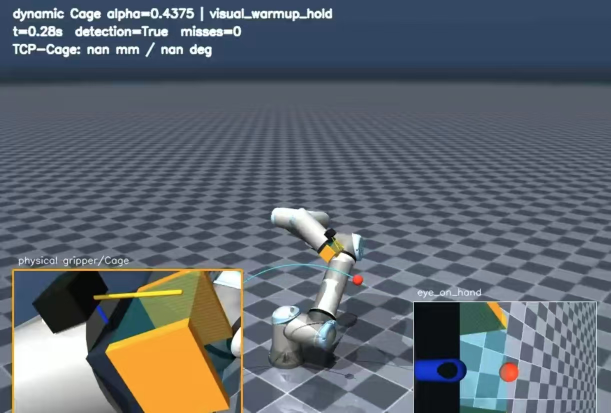
#> input picture docs/paper/figures/inference_warmup.jpg, 1221 x 825 px (shown at 1/2 size)
$ python build_inference_figure.py
#> lines starting #> are read from the running program, lines starting #| are printed output that depends on the picture
#> in main, `canvas = Image.new("RGB", (3600, 1500), "white")`: canvas: PIL image 3600x1500 RGB; every value is 255
"""Compose the three inference screenshots into an IEEE two-column figure."""

from pathlib import Path

from PIL import Image, ImageDraw, ImageFont


ROOT = Path(__file__).resolve().parent
FIGURES = ROOT / "figures"
OUTPUT = FIGURES / "inference_state_machine.png"


def font(size: int, bold: bool = False):
#> called with size = 39, bold = True
    candidates = [
        "/usr/share/fonts/truetype/dejavu/DejaVuSans-Bold.ttf" if bold else "/usr/share/fonts/truetype/dejavu/DejaVuSans.ttf",
        "/usr/share/fonts/truetype/liberation2/LiberationSans-Bold.ttf" if bold else "/usr/share/fonts/truetype/liberation2/LiberationSans-Regular.ttf",
    ]
    for candidate in candidates:
        path = Path(candidate)
        if path.exists():
            return ImageFont.truetype(str(path), size=size)
    return ImageFont.load_default()


def fit_image(path: Path, width: int, height: int):
#> called with width = 1140, height = 760
    source = Image.open(path).convert("RGB")
#> source is the input picture: PIL image 1221x825 RGB; mean R, G, B 95.7, 102.7, 110.3
    scale = min(width / source.width, height / source.height)
#> scale = 0.921
    resized = source.resize((int(source.width * scale), int(source.height * scale)), Image.Resampling.LANCZOS)
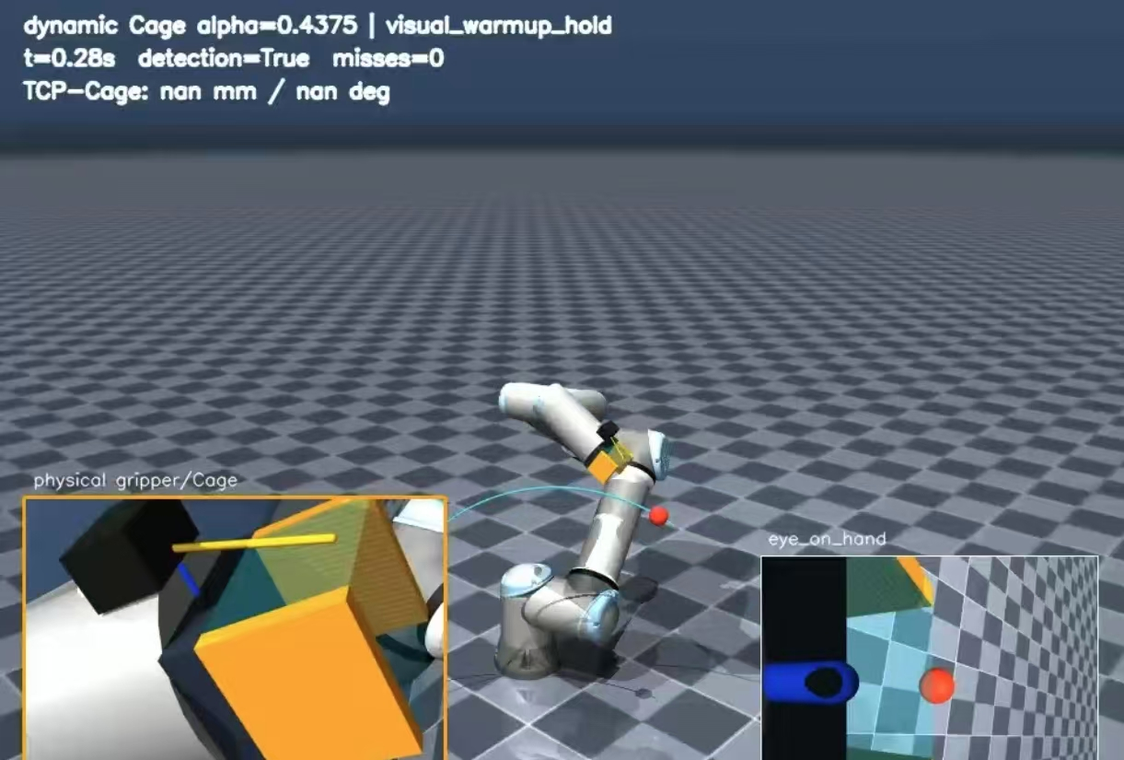
#> resized: PIL image 1124x760 RGB; mean R, G, B 95.7, 102.7, 110.3
    canvas = Image.new("RGB", (width, height), "white")
#> canvas: PIL image 1140x760 RGB; every value is 255
    canvas.paste(resized, ((width - resized.width) // 2, (height - resized.height) // 2))
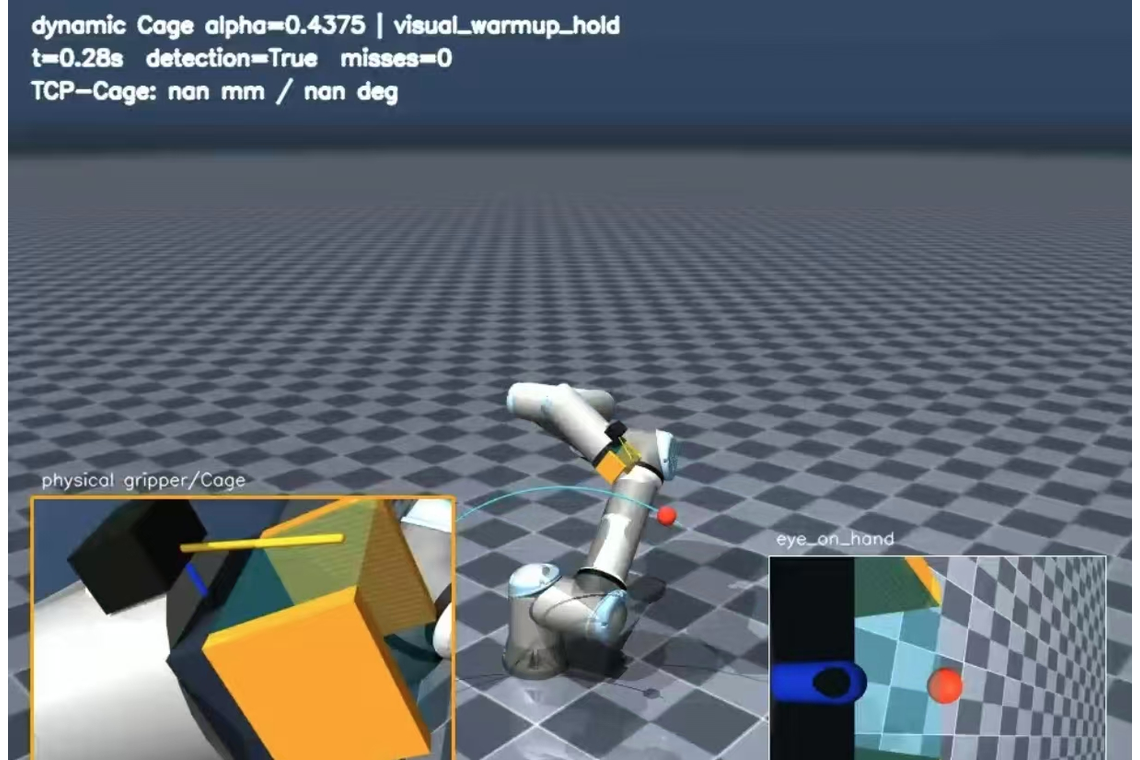
#> canvas: PIL image 1140x760 RGB; mean R, G, B 98, 104.9, 112.4
    return canvas


def arrow(draw, start, end, color="#374151", width=10):
    draw.line((start, end), fill=color, width=width)
    x, y = end
    draw.polygon([(x, y), (x - 28, y - 18), (x - 28, y + 18)], fill=color)


def main():
    canvas = Image.new("RGB", (3600, 1500), "white")
    draw = ImageDraw.Draw(canvas)
    panel_font = font(39, bold=True)
    body_font = font(30)
    small_font = font(27)

    margin, gap = 55, 35
    panel_w = (3600 - 2 * margin - 2 * gap) // 3
    panel_h = 820
    panels = [
        ("(a) Visual bootstrap", "inference_warmup.jpg", "#2563eb"),
        ("(b) Bounded Jacobian approach", "inference_jacobian.jpg", "#d97706"),
        ("(c) PPO local tracking", "inference_ppo.jpg", "#059669"),
    ]
    positions = [(margin + i * (panel_w + gap), 30) for i in range(3)]
    for (label, filename, color), (x, y) in zip(panels, positions):
        draw.text((x + 8, y), label, font=panel_font, fill="#111827")
        image = fit_image(FIGURES / filename, panel_w, panel_h - 60)
        canvas.paste(image, (x, y + 55))
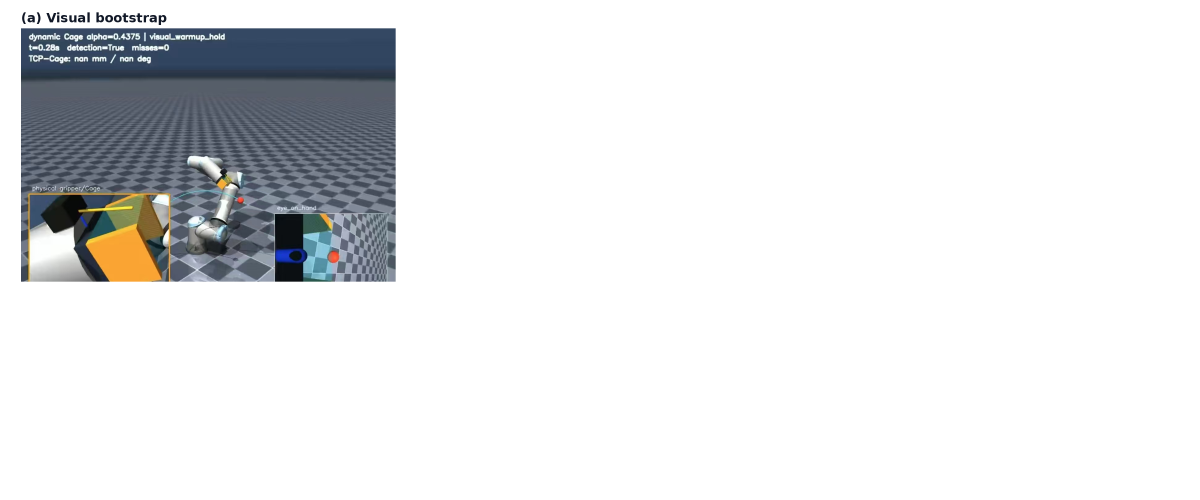
#> canvas: PIL image 3600x1500 RGB (shown at 1/3 size); mean R, G, B 229.6, 230.7, 231.9
        draw.rectangle((x, y + 55, x + panel_w, y + panel_h), outline="#64748b", width=3)
#> pass 2 of the loop in main, `for (label, filename, color), (x, y) in zip(panels, positions):`:
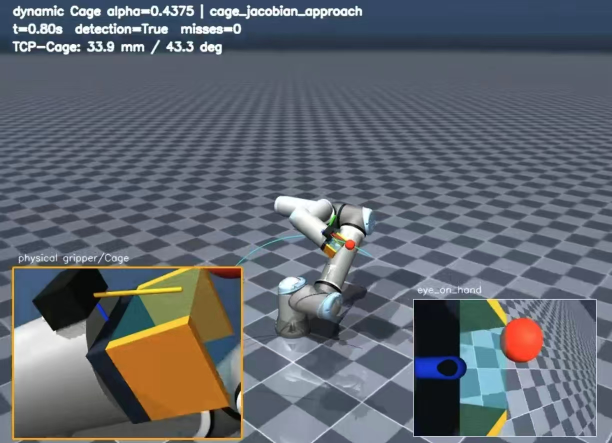
#> input picture docs/paper/figures/inference_jacobian.jpg, 1224 x 886 px (shown at 1/2 size)
#> in fit_image, source is the input picture: PIL image 1224x886 RGB; mean R, G, B 97.5, 102.8, 110.5
#> resized: PIL image 1049x760 RGB
#> in fit_image (call 2), `canvas.paste(resized, ((width - resized.width) // 2, (height - resized..`:
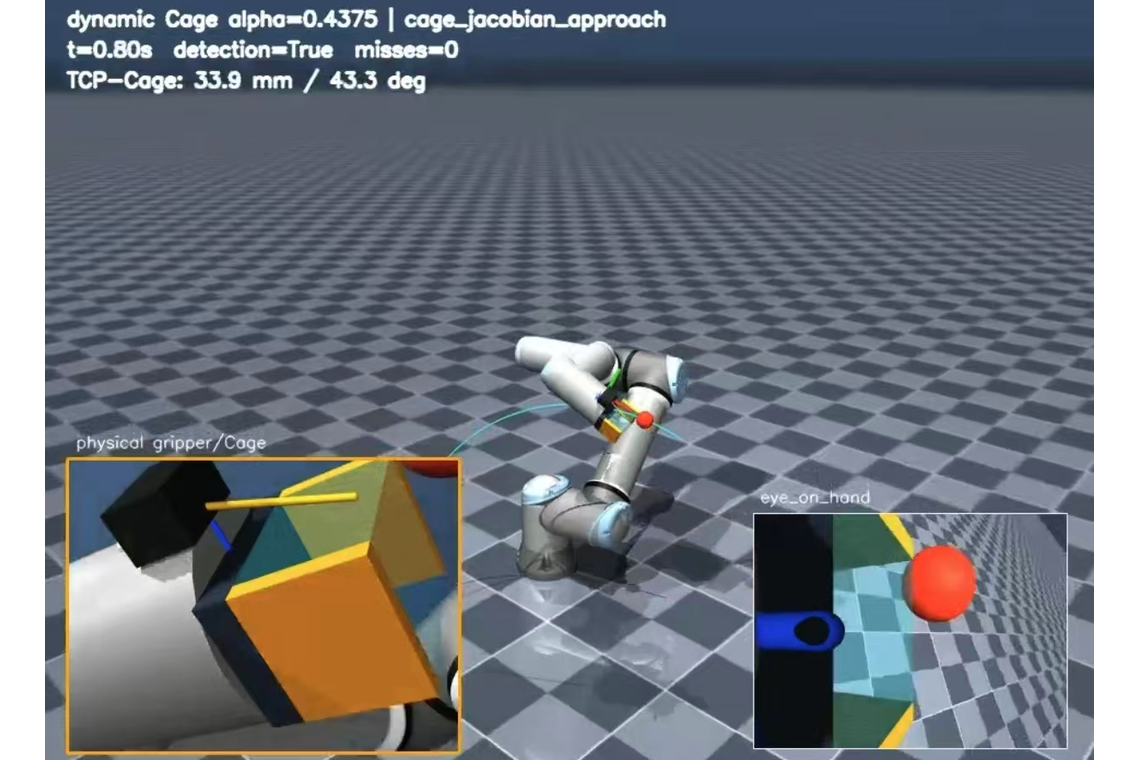
#> canvas: PIL image 1140x760 RGB; mean R, G, B 110.1, 115, 122
#> in main, `canvas.paste(image, (x, y + 55))`:
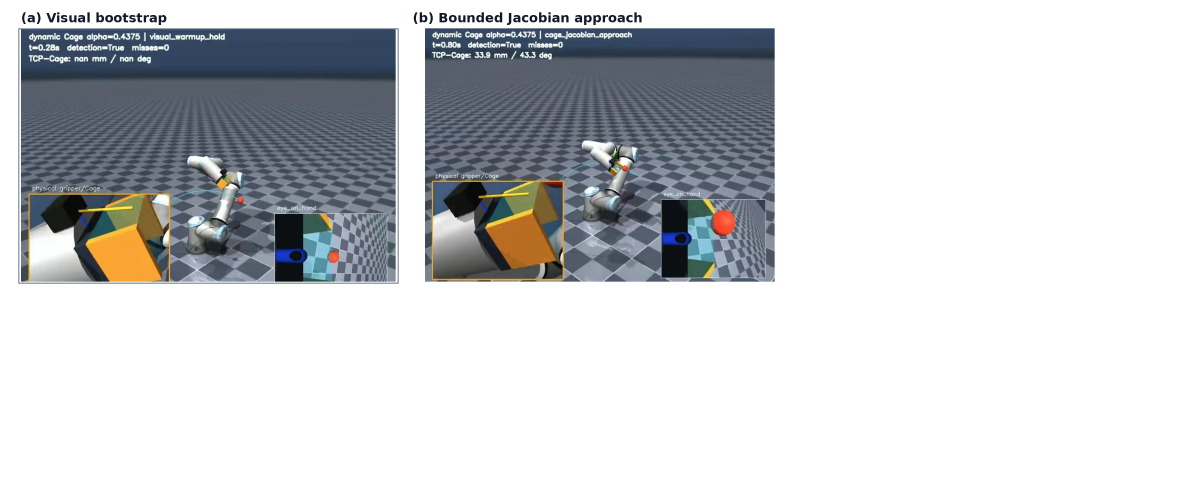
#> canvas: PIL image 3600x1500 RGB (shown at 1/3 size); mean R, G, B 205.7, 207.7, 210.1
#> pass 3 of the loop in main, `for (label, filename, color), (x, y) in zip(panels, positions):`:
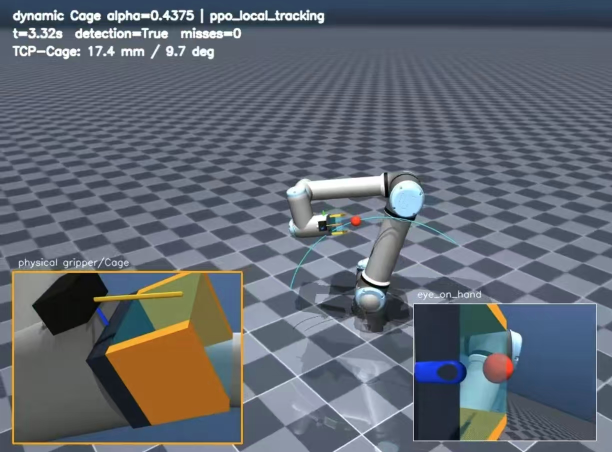
#> input picture docs/paper/figures/inference_ppo.jpg, 1224 x 904 px (shown at 1/2 size)
#> in fit_image, source is the input picture: PIL image 1224x904 RGB; mean R, G, B 97.9, 103.9, 113.2
#> resized: PIL image 1029x760 RGB
#> in fit_image (call 3), `canvas.paste(resized, ((width - resized.width) // 2, (height - resized..`:
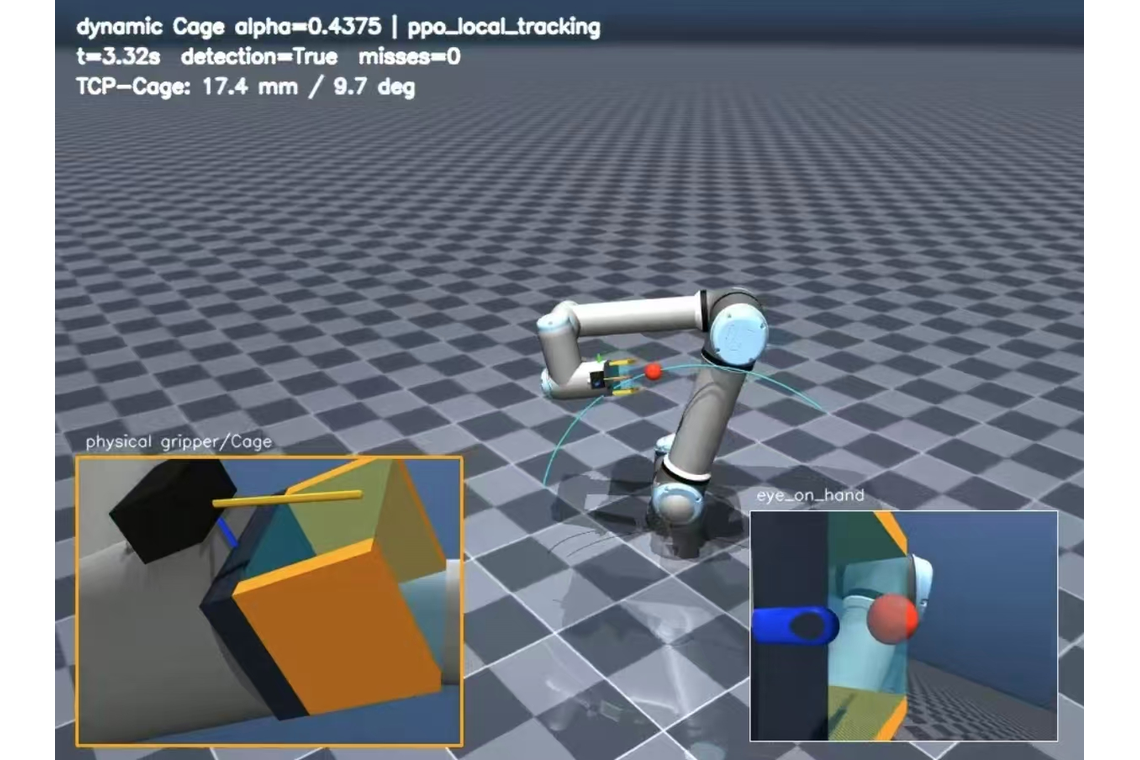
#> canvas: PIL image 1140x760 RGB; mean R, G, B 113.2, 118.6, 127
#> in main, `canvas.paste(image, (x, y + 55))`:
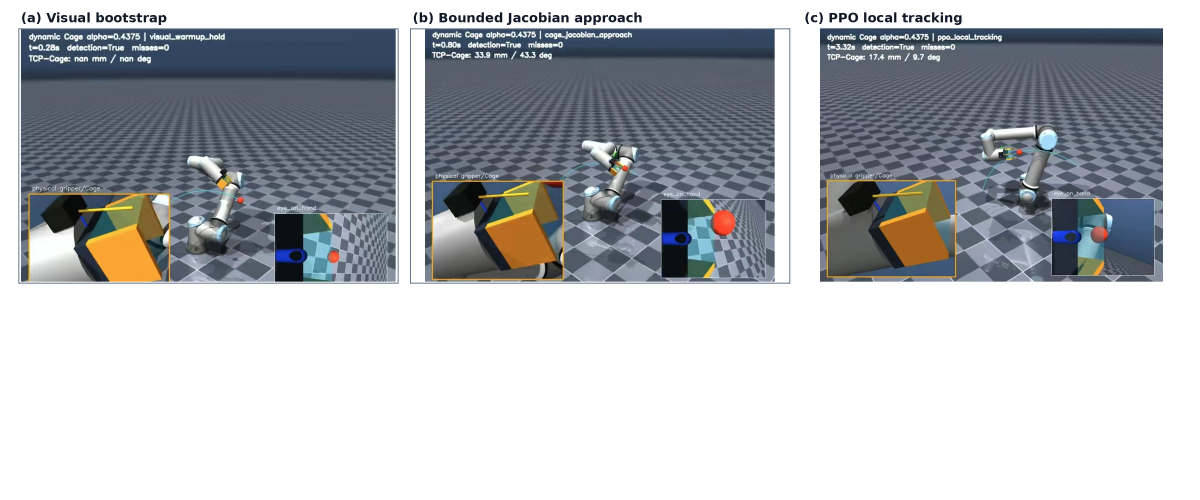
#> canvas: PIL image 3600x1500 RGB (shown at 1/3 size); mean R, G, B 182.5, 185.4, 189.2

    y = 930
    box_gap = 75
    box_w = (3600 - 2 * margin - 2 * box_gap) // 3
    boxes = [
        ("Frames 1–5", "Raw RGB-D measurements", "Hold observation pose", "#eaf2fb", "#4f6f8f"),
        ("Frame 6 onward", "Kalman correction + causal spline", "Reconstruct Cage; Jacobian at 100 Hz", "#fbf2e8", "#9a6a32"),
        ("Local-entry event", "e_p < 15 mm and e_R < 45°", "Latch PPO tracking at 100 Hz", "#eaf6ef", "#4f8064"),
    ]
    for index, (head, line1, line2, fill, outline) in enumerate(boxes):
        bx = margin + index * (box_w + box_gap)
        by, bh = y, 310
        draw.rectangle((bx, by, bx + box_w, by + bh), fill=fill, outline=outline, width=4)
        draw.text((bx + 25, by + 28), head, font=panel_font, fill=outline)
        draw.text((bx + 25, by + 105), line1, font=body_font, fill="#111827")
        draw.text((bx + 25, by + 175), line2, font=small_font, fill="#374151")
        if index < 2:
            arrow(draw, (bx + box_w + 12, by + bh // 2),
                  (bx + box_w + box_gap - 12, by + bh // 2), color="#64748b", width=7)

    draw.text((1800, 1370),
              "Target motion and RGB-D acquisition remain active in all controller modes.",
              font=body_font, fill="#334155", anchor="ma")
    canvas.save(OUTPUT, quality=95, dpi=(400, 400))
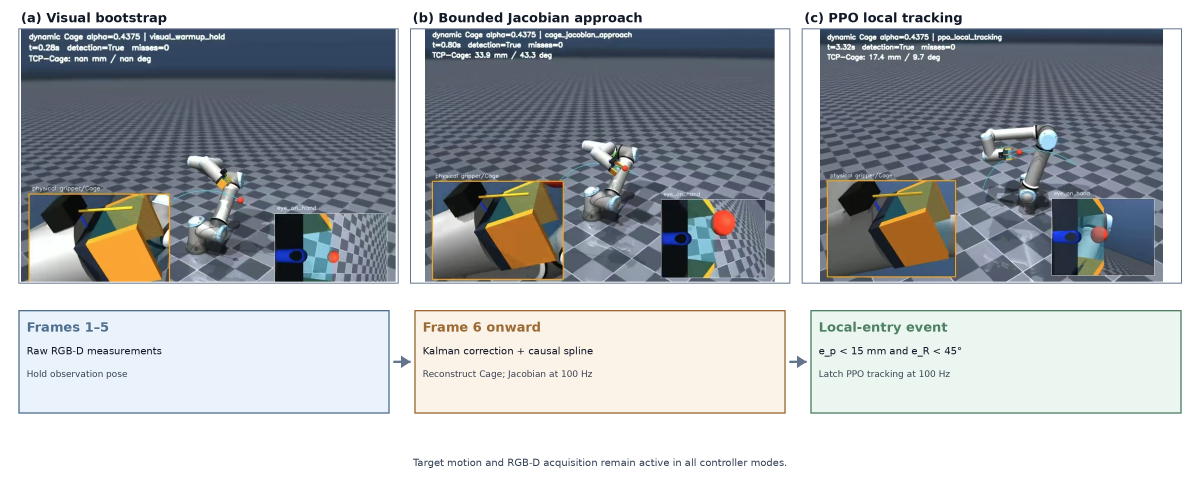
#> saved as inference_state_machine.png: PIL image 3600x1500 RGB (shown at 1/3 size); mean R, G, B 177.4, 181, 184.3
    print(OUTPUT)


if __name__ == "__main__":
    main()
